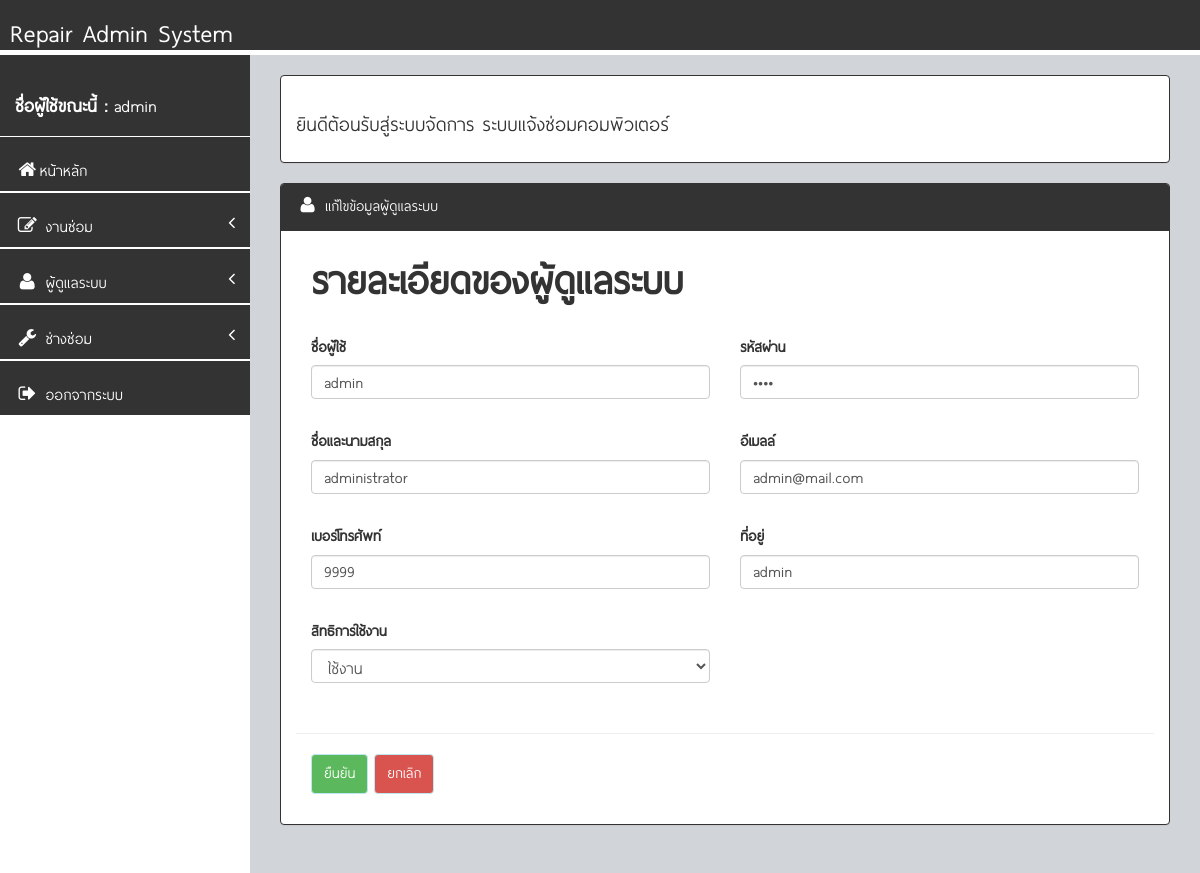
Screenshot of /manage_admin_edit.php?id=1 (signed in) with the database file from the repository.
### tables this page shows
CREATE TABLE `member` (
  `Mem_ID` int(11) NOT NULL,
  `Mem_User` varchar(30) NOT NULL,
  `Mem_Pass` varchar(30) NOT NULL,
  `Mem_Name` varchar(100) NOT NULL,
  `Mem_Email` varchar(50) NOT NULL,
  `Mem_Tel` varchar(15) NOT NULL,
  `Mem_Address` text NOT NULL,
  `Mem_Date` date NOT NULL,
  `Mem_Permission` int(11) NOT NULL COMMENT '0 = ยกเลิก 1 = ใช้งาน',
  `Mem_Status` int(11) NOT NULL COMMENT '1 = admin'
);

### conn.php (called while the page is built, shortened)
<?php
$title_web = "ระบบแจ้งซ่อมคอมพิวเตอร์";
?>

### manage_admin_edit.php (the view, shortened to what this page needs)
<?php require_once "header.php";?>
  <div id="wrapper">
<?php
      require_once "menu_left.php";
?>
<div id="page-wrapper">
    <div class="row">
        <br/>
        <div class="col-lg-12">
            <div class="panel panel-body panel-primary alert-danger"><h3><font color="#333333">ยินดีต้อนรับสู่ระบบจัดการ <?php echo $title_web;?></font></h3></div>
        </div>
    </div>
    <div class="row">
        <div class="col-lg-12">
            <div class="panel panel-primary">
                <div class="panel-heading">
                    <i class="fa fa-user fa-fw"></i> แก้ไขข้อมูลผู้ดูแลระบบ
                </div>
                <div class="panel-body">
                    <div class="row">
                        <div class="col-lg-12">
                            <form name="form1" id="myform1" action="?admin=update&id=<?php echo $_REQUEST['id'];?>" method="post" enctype="multipart/form-data" onsubmit="return chk_error();">
                            <?php
									$sql = $conn->query("select * from member where Mem_ID = '$_REQUEST[id]'")or die (mysqli_error());
									$show = $sql->fetch_assoc ();
									?>
                            <div class="form-group col-lg-12">
                                    <label><font size="20">รายละเอียดของผู้ดูแลระบบ</font></label>
                            </div>
                            <div class="form-group col-lg-6">
                                    <label>ชื่อผู้ใช้</label>
                                <div class="form-group has-feedback">
                                    <input name="username" type="text" required class="form-control css-require" placeholder="กรอกชื่อผู้ใช้"
                                    value="<?php echo $show['Mem_User'];?>">
                                </div>
                            </div>
                            <div class="form-group col-lg-6">
                                    <label>รหัสผ่าน</label>
                                <div class="form-group has-feedback">
                                    <input name="password" type="password" required class="form-control css-require" placeholder="กรอกรหัสผ่าน"
                                    value="<?php echo $show['Mem_Pass'];?>">
                                </div>
                            </div>
                            <div class="form-group col-lg-6">
                                    <label>ชื่อและนามสกุล</label>
                                <div class="form-group has-feedback">
                                    <input name="name" type="text" required class="form-control css-require" placeholder="กรอกชื่อและนามสกุล"
                                    value="<?php echo $show['Mem_Name'];?>">
                                </div>
                            </div>
                            <div class="form-group col-lg-6">
                                    <label>อีเมลล์</label>
                                <div class="form-group has-feedback">
                                    <input name="email" type="text" required class="form-control css-require" placeholder="กรอกอีเมลล์"
                                    value="<?php echo $show['Mem_Email'];?>">
                                </div>
                            </div>
                            <div class="form-group col-lg-6">
                                    <label>เบอร์โทรศัพท์</label>
                                <div class="form-group has-feedback">
                                    <input name="tel" type="number" required class="form-control css-require" placeholder="กรอกเบอร์โทรศัพท์"
                                    value="<?php echo $show['Mem_Tel'];?>">
                                </div>
                            </div>
                            <div class="form-group col-lg-6">
                                    <label>ที่อยู่</label>
                                <div class="form-group has-feedback">
                                    <input name="address" type="text" required class="form-control css-require" placeholder="กรอกที่อยู่่"
                                    value="<?php echo $show['Mem_Address'];?>">
                                </div>
                            </div>
                            <div class="form-group col-lg-6">
                                    <label>สิทธิการใช้งาน</label>
                                <div class="form-group has-feedback">
                                <select name="permission" class="form-control">
                                    <option value="1"<?php if($show['Mem_Permission']==1){echo 'selected';}?>>ใช้งาน</option>
                                    </select>
                                </div>
                            </div>
                            <div class="clearfix"></div>
                            <hr>
                            <div class="col-lg-12 form-group">
                            <input name="submit" type="submit" class="btn btn-success panel-info" value="ยืนยัน">
                            <input name=""  type="reset" class="btn btn-danger panel-info" value="ยกเลิก" onclick="location.href='manage_admin.php';">
                            </div>
                            </form>
                        </div>
                    </div>
                </div>
            </div>
        </div>
    </div>
            </div>
        </div>
</body>
</html>

### css/BackEnd/assets/css/style.css (style rules this page uses)
body { background-color:#FFFFFF; }
#wrapper { width: 100%; margin-top: 55px!important; background-color:#FFFFFF; }
#page-wrapper { padding: 0 15px; min-height: 568px; background-color:rgb(209, 212, 216); }

### css/BackEnd/assets/css/main-style.css (style rules this page uses)
@media (min-width:768px) { #page-wrapper { position: inherit; margin: 0 0 0 250px; padding: 0 30px; min-height: 1000px; } }

### rows the page displays
member: username "admin", name "administrator", email "admin@mail.com", tel "9999", address "admin", permission "ใช้งาน"

### other values shown
$_SESSION['ses_admin_user'] "admin"
$title_web "ระบบแจ้งซ่อมคอมพิวเตอร์"
